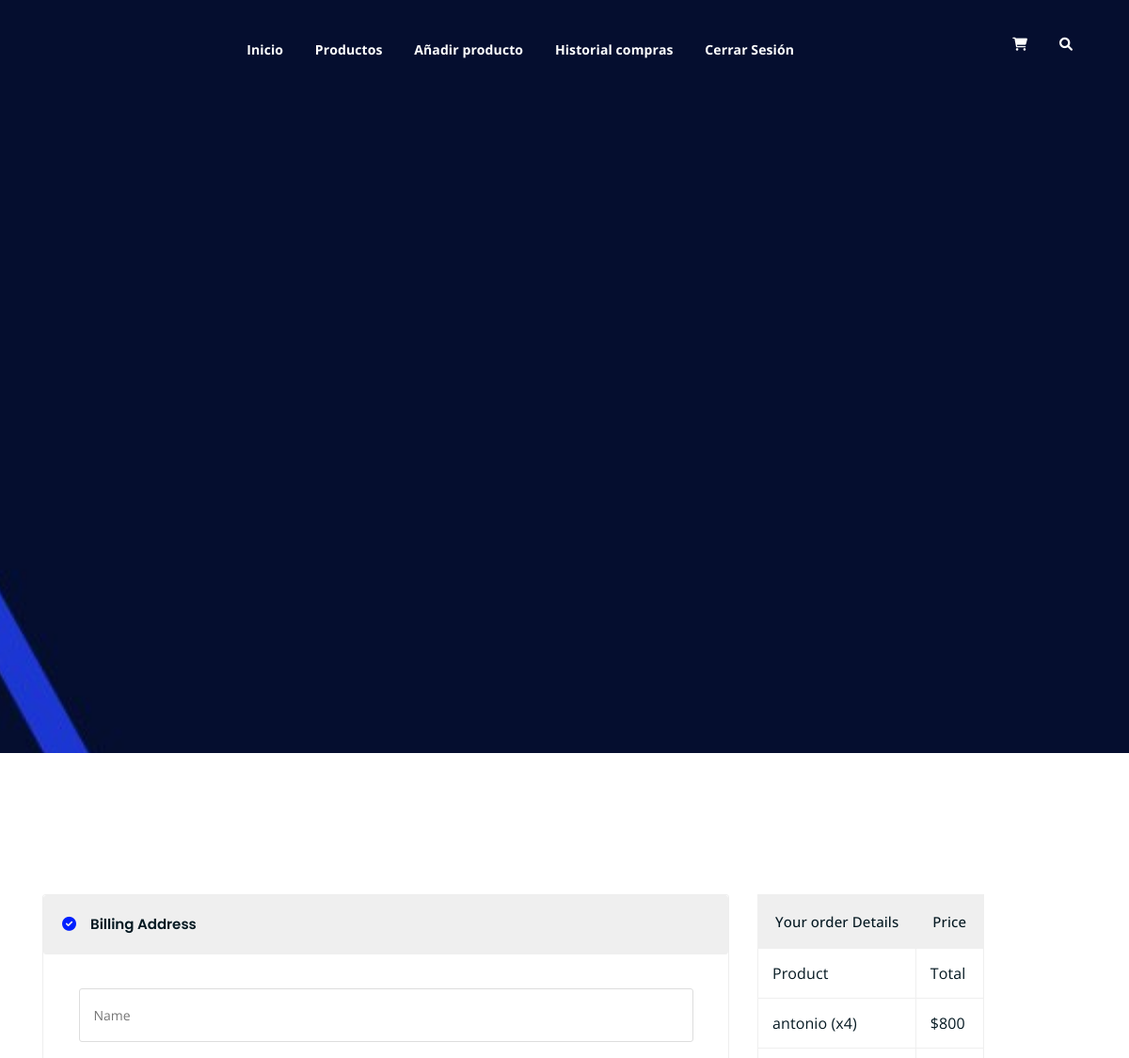
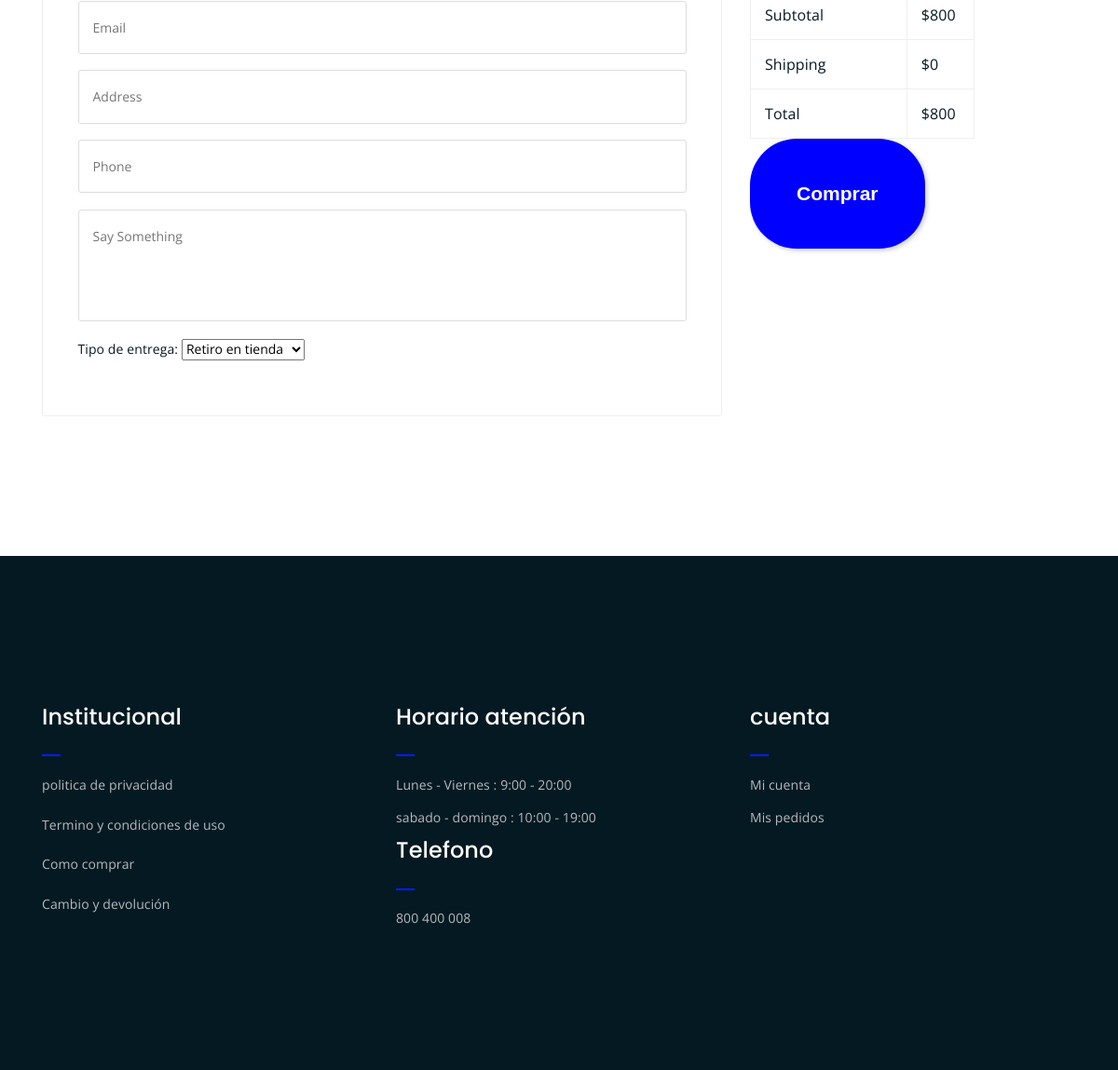
The app's page /checkout (signed in) with its own data (2 pictures, top to bottom).
### core/models.py (models this page shows, shortened)
class Producto(models.Model):
    nombre = models.CharField(max_length=50)
    precio = models.IntegerField()
    stock = models.IntegerField()
    descripcion = models.CharField(max_length=250)
    tipo = models.ForeignKey(TipoProducto, on_delete=models.CASCADE)
    vencimiento = models.DateField(default=date.today)
    imagen = models.ImageField(null=True, blank=True)
    vigente = models.BooleanField()

### core/views.py (the view, shortened to what this page needs)
# urls.py: path('checkout', login_required(checkout), name="checkout"),
def checkout(request):
    carrito_items = Carrito.objects.filter(usuario=request.user)
    total_precio = sum(item.producto.precio * item.cantidad_agregada for item in carrito_items)
    productos_en_carrito = [{
        'producto': item.producto,
        'cantidad_agregada': item.cantidad_agregada,
        'subtotal_producto': item.producto.precio * item.cantidad_agregada
    } for item in carrito_items]
    costo_envio = 0
    data = {
        'productos_en_carrito': productos_en_carrito,
        'total_precio': total_precio,
        'costo_envio': costo_envio,
        'total_final': total_precio + costo_envio,
        'stripe_publishable_key': settings.STRIPE_PUBLISHABLE_KEY
    }
    return render(request, 'core/checkout.html', data)

### core/templates/core/checkout.html (shortened to what this page needs)
{% extends 'core/base.html' %}
{% load static %}
{% block contenido %}
<div class="checkout-section mt-150 mb-150">
    <div class="container">
        <div class="row">
            <div class="col-lg-8">
                <div class="checkout-accordion-wrap">
                    <div class="accordion" id="accordionExample">
                        <div class="card single-accordion">
                            <div class="card-header" id="headingOne">
                                <h5 class="mb-0">
                                    <button class="btn btn-link" type="button" data-toggle="collapse" data-target="#collapseOne" aria-expanded="true" aria-controls="collapseOne">
                                        Billing Address
                                    </button>
                                </h5>
                            </div>
                            <div id="collapseOne" class="collapse show" aria-labelledby="headingOne" data-parent="#accordionExample">
                                <div class="card-body">
                                    <div class="billing-address-form">
                                        <form method="POST" action="{% url 'checkout' %}" id="checkoutForm">
                                            <p><input type="text" name="name" placeholder="Name" required></p>
                                            <p><input type="email" name="email" placeholder="Email" required></p>
                                            <p><input type="text" name="address" placeholder="Address" required></p>
                                            <p><input type="tel" name="phone" placeholder="Phone" required></p>
                                            <p><textarea name="bill" id="bill" cols="30" rows="10" placeholder="Say Something"></textarea></p>
                                            <p>
                                                <label for="tipo_entrega">Tipo de entrega:</label>
                                                <select name="tipo_entrega" id="tipo_entrega" required onchange="updateTotal()">
                                                    <option value="retiro">Retiro en tienda</option>
                                                </select>
                                            </p>
                                        </form>
                                    </div>
                                </div>
                            </div>
                        </div>
                    </div>
                </div>
            </div>
            <div class="col-lg-4">
                <div class="order-details-wrap">
                    <table class="order-details">
                        <thead>
                            <tr>
                                <th>Your order Details</th>
                                <th>Price</th>
                            </tr>
                        </thead>
                        <tbody class="order-details-body">
                            <tr>
                                <td>Product</td>
                                <td>Total</td>
                            </tr>
                            {% for item in productos_en_carrito %}
                            <tr>
                                <td>{{ item.producto.nombre }} (x{{ item.cantidad_agregada }})</td>
                                <td>${{ item.subtotal_producto }}</td>
                            </tr>
                            {% endfor %}
                        </tbody>
                        <tbody class="checkout-details">
                            <tr>
                                <td>Subtotal</td>
                                <td>${{ total_precio }}</td>
                            </tr>
                            <tr>
                                <td>Shipping</td>
                                <td id="shipping_cost">$0</td>
                            </tr>
                            <tr>
                                <td>Total</td>
                                <td id="total_cost">${{ total_precio }}</td>
                            </tr>
                        </tbody>
                    </table>
                    <button id="checkoutBtn" class="boton-ferreteria" data-total="{{ total_final }}">Comprar </button>
                </div>
            </div>
        </div>
    </div>
</div>
{% endblock %}

### core/static/core/css/style.css (style rules this page uses)
.boton-ferreteria { background-color: #0000FF; color: #FFFFFF; padding: 40px 50px; border-radius: 50px; border: none; text-align: center; font-size: 1.5em; font-weight: bold; font-family: Arial, sans-serif; box-shadow: 2px 2px 5px rgba(0, 0, 0, 0.2); cursor: pointer; margin-right: 100px; transition: background-color 0.3s; display: inline-block; }
.row { display: flex; justify-content: flex-start; }

### core/static/core/css/main.css (style rules this page uses)
h1, .h1, h2, .h2, h3, .h3, h4, .h4, h5, .h5, h6, .h6 { font-family: "Poppins", sans-serif; font-weight: 700; margin: 0 0 1.25rem 0; color: #051922; }
h1:last-child, .h1:last-child, h2:last-child, .h2:last-child, h3:last-child, .h3:last-child, h4:last-child, .h4:last-child, h5:last-child, .h5:last-child, h6:last-child, .h6:last-child { margin: 0; }
h5, .h5 { font-size: 1.25rem; font-weight: 700; line-height: 1.5rem; }
p { font-family: "Open Sans", sans-serif; font-weight: 400; font-size: 1rem; letter-spacing: 0.1px; line-height: 1.8; color: #051922; margin: 0 0 1.25rem 0; }
p:last-child { margin: 0; }
.mt-150 { margin-top: 150px; }
.mb-150 { margin-bottom: 150px; }
thead { border-bottom: 1px solid #eee; }
.card.single-accordion { margin-bottom: 15px; border-bottom: 1px solid #EFEFEF !important; }
.card.single-accordion .card-header { background-color: #fff; border: none; padding: 0; }
.card.single-accordion:last-child { margin-bottom: 0; }
.card.single-accordion .card-header h5 button { color: #051922; font-size: 15px; display: block; width: 100%; text-align: left; padding: 20px; text-decoration: none; border: none; background-color: #EFEFEF; position: relative; padding-left: 50px; font-weight: 600; }
.card.single-accordion { border: 1px solid #F9F9F9; }
.billing-address-form { padding: 20px; }
.billing-address-form form p input { border: 1px solid #ddd; padding: 15px; width: 100%; border-radius: 3px; }
.billing-address-form form p textarea { width: 100%; border-radius: 3px; border: 1px solid #ddd; padding: 15px; height: 120px; resize: none; }
.card.single-accordion .card-header h5 button:before { position: absolute; left: 20px; top: 50%; content: "\f058"; font-family: "Font Awesome 5 Free"; font-weight: 900; line-height: 22px; margin-top: -11px; color: #0020FF; }
.billing-address-form form p:last-child { margin-bottom: 0; }
table.order-details { border: 1px solid #efefef; }
table.order-details thead tr th { background-color: #efefef; padding: 18px; font-size: 15px; font-weight: 500; }
table.order-details tbody td { border: 1px solid #efefef; padding: 15px; }
.card.single-accordion { border: 1px solid #eeeeee; }

### records on screen
Producto: producto.nombre "antonio", cantidad_agregada "4", subtotal_producto "800"

### other values on screen
{{ total_precio }} "800"
